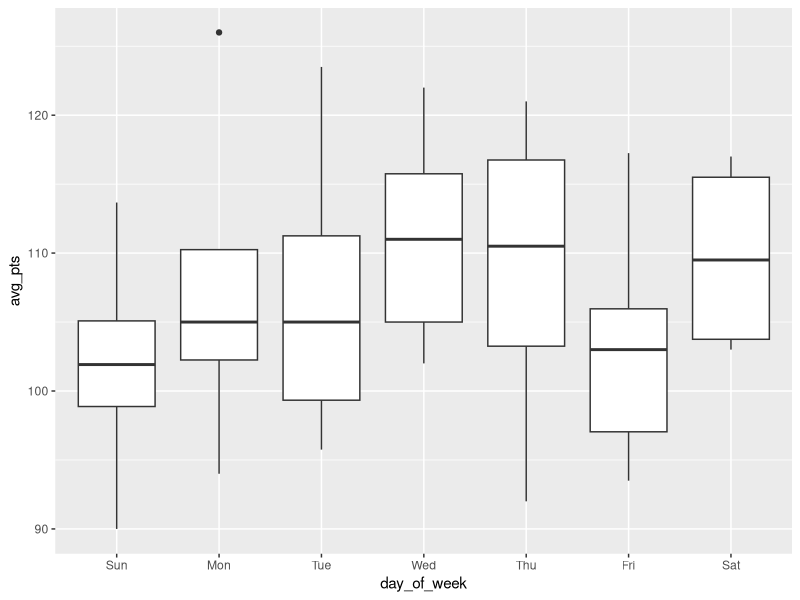

The R script that drew this image:
## ---- chunk 1
knitr::opts_chunk$set(echo = TRUE)

## ---- chunk 2
library(tidyverse)
library(lubridate)
## ---- chunk 3
date_1 <- "2010-10-20"

date_2 <- "11-05-1998"

date_3 <- "11/05/1998"

date_4 <- "1/05/2013"
## ---- chunk 4
date_1 <- ymd(date_1)
## ---- chunk 5
class(date_1)
## ---- chunk 6
date_2 <- mdy(date_2)
## ---- chunk 7
class(date_2)
## ---- chunk 8
date_3 <- mdy(date_3)
## ---- chunk 9
class(date_3)
## ---- chunk 10
(lakers_2 <- lakers %>% 
  mutate(date = ymd(date)))

## ---- chunk 11
(lakers_3 <- lakers_2 %>% 
  mutate(day_of_week = wday(date, label = TRUE),
         month = month(date),
         day = day(date),
         time = hm(time)))
## ---- chunk 12
lakers_3 %>% 
  group_by(team, date, month, day_of_week) %>% 
  summarise(pt_total = sum(points)) %>% 
  group_by(team, month, day_of_week) %>% 
  summarise(avg_pts = mean(pt_total)) %>% 
  filter(team == "LAL")
## ---- chunk 13
lakers_3 %>% 
  group_by(team, date, month, day_of_week) %>% 
  summarise(pt_total = sum(points)) %>% 
  group_by(team, month, day_of_week) %>% 
  summarise(avg_pts = mean(pt_total)) %>% 
  filter(team == "LAL") %>% 
  ggplot(aes(day_of_week, avg_pts))+
  geom_boxplot()
